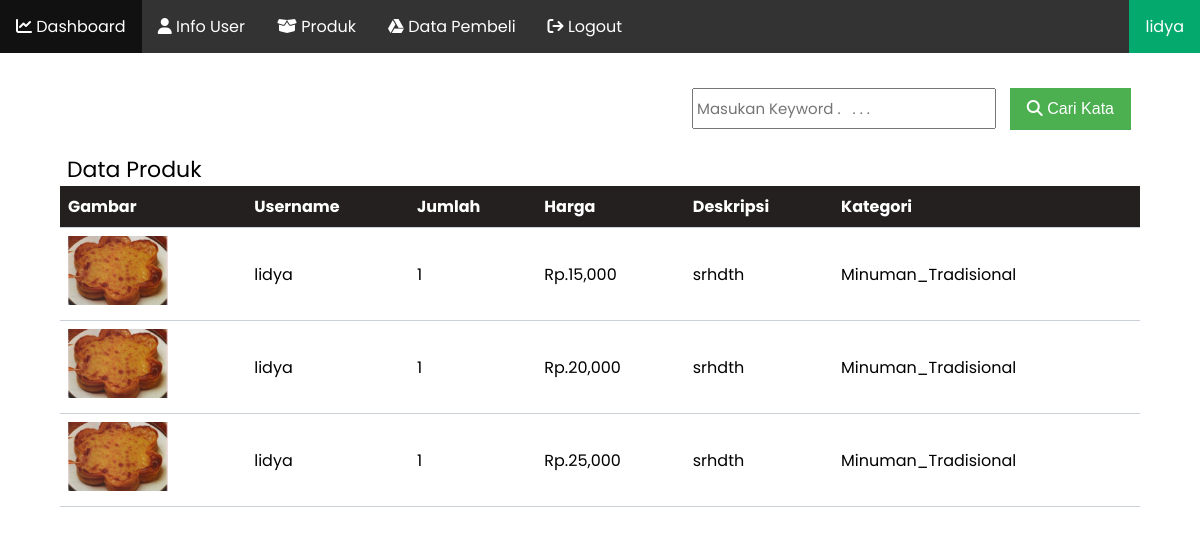
The page /admin/data_beli.php (signed in) on the database its author committed.
### tables this page shows
CREATE TABLE `pembelian` (
  `id_pembelian` int(11) NOT NULL,
  `id_user` int(11) NOT NULL,
  `id_produk` int(11) NOT NULL,
  `id_ongkir` int(11) NOT NULL,
  `jumlah` int(11) NOT NULL,
  `tanggal` varchar(25) NOT NULL,
  `harga` int(11) NOT NULL
);

CREATE TABLE `produk` (
  `id_produk` int(11) NOT NULL,
  `gambar` varchar(255) NOT NULL,
  `nama` varchar(30) NOT NULL,
  `harga` varchar(50) NOT NULL,
  `stok` varchar(11) NOT NULL,
  `deskripsi` text NOT NULL,
  `kategori` varchar(25) NOT NULL
);

CREATE TABLE `user` (
  `id_user` int(11) NOT NULL,
  `username` varchar(30) NOT NULL,
  `psw` varchar(100) NOT NULL,
  `email` varchar(50) NOT NULL,
  `tgl` varchar(25) NOT NULL
);

### admin/data_beli.php (the view, shortened to what this page needs)
<?php
  require '..\koneksi.php';
?>
<!DOCTYPE html>
<html lang="en">
<head>
</head>
<html>
<body>
    <nav>
        <ul>
        <li><a href="index.php"><i class="fa-solid fa-chart-line"></i> Dashboard</a></li>
        <li><a href="info_user.php"><i class="fa-solid fa-user"></i> Info User</a></li>
        <li><a href="data_produk.php"><i class="fa-solid fa-box-open"></i> Produk</a></li>
        <li><a href="data_beli.php"><i class="fa-brands fa-google-drive"></i> Data Pembeli</a></li>
        <li><a href="..\logout.php" onclick="return confirm('yakin?')"><i class="fa-solid fa-arrow-right-from-bracket"></i> Logout</a></li>
        <li style="float:right"><a href="profil_admin.php" class="active"><?php echo $_SESSION['username']?></a></li>
        </ul>
   </nav>
    <div class="tombol">
      <form    METHOD="POST" >
        <input type="text" name="keyword" style="height: 30px;" placeholder="Masukan Keyword .   . . . ">
        <button  class="create" type="submit" name="cari"><i class="fas fa-search"></i> Cari Kata</button>
      </form>
    </div>
    <p class="info">Data Produk</p>
    <table>
        <tr>
            <th>Gambar</th>
            <th>Username</th>
            <th>Jumlah</th>
            <th>Harga</th>
            <th>Deskripsi</th>
            <th>Kategori</th>
        </tr>
        <?php
        $data = $db->query("SELECT produk.gambar, user.username,
                        pembelian.jumlah, pembelian.harga, produk.deskripsi,
                        produk.kategori FROM pembelian
                        LEFT JOIN user on pembelian.id_user = user.id_user
                        LEFT JOIN produk on pembelian.id_produk = produk.id_produk
                        ");
        while($hasil = $data->fetch_array()){
        ?>
        <tr>
            <td><img src="../img/<?=$hasil['gambar']?>" alt="" width="100px"></td>
            <td><?php echo $hasil ['username']?></td>
            <td><?php echo $hasil ['jumlah']?></td>
            <td>Rp.<?php echo number_format ($hasil ['harga'])?></td>
            <td><?php echo $hasil ['deskripsi']?></td>
            <td><?php echo $hasil ['kategori']?></td>
        </tr>
        <?php
        }
        ?>
    </table>
</body>
</html>

### admin/data_beli.php (style rules this page uses)
body { font-family: 'Poppins', sans-serif; }
input[type=text] { margin-right:-65px; padding: 3.5px; margin-top: 8px; font-size: 15px; font-family: 'Poppins', sans-serif; }
ul { list-style-type: none; margin: 0; padding: 0; overflow: hidden; background-color: #333; }
li { float: left; }
li a { display: block; color: white; text-align: center; padding: 14px 16px; text-decoration: none; }
.active { cursor:pointer; background-color: #04AA6D; }
.tombol { float:right; }
* { margin: 0; padding: 0; }
button { background-color: #4CAF50; border: 4px; color: white; padding: 12px 17px; text-align: center; text-decoration: none; display: inline-block; font-size: 16px; margin: 35px 69px 0 75px; cursor: pointer; }
.info { color:black; font-size:22px; padding-left:67px; margin-top:100px; }
table { border-collapse: collapse; width: 90%; margin: auto; }
th, td { text-align: left; padding: 8px; border-bottom:1px solid #cad1db; }
th { background-color: #242020; color: white; }

### rows shown on the page
pembelian: id_produk.gambar (picture), id_user.username "lidya", jumlah "1", harga "15,000", id_produk.deskripsi "srhdth", id_produk.kategori "Minuman_Tradisional"
pembelian: id_produk.gambar (picture), id_user.username "lidya", jumlah "1", harga "20,000", id_produk.deskripsi "srhdth", id_produk.kategori "Minuman_Tradisional"
pembelian: id_produk.gambar (picture), id_user.username "lidya", jumlah "1", harga "25,000", id_produk.deskripsi "srhdth", id_produk.kategori "Minuman_Tradisional"

### other values the page prints
$_SESSION['username'] "lidya"
